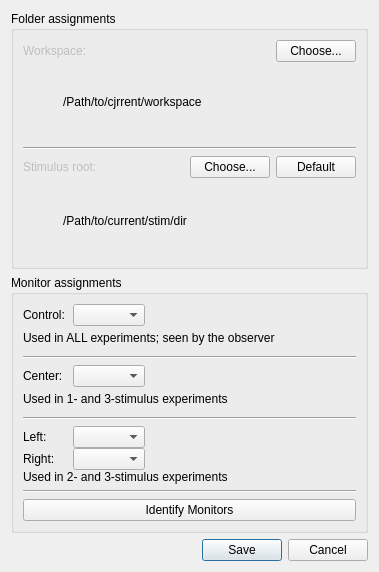
<?xml version="1.0" encoding="UTF-8"?>
<ui version="4.0">
 <class>GlobalPreferencesDialog</class>
 <widget class="QDialog" name="GlobalPreferencesDialog">
  <property name="geometry">
   <rect>
    <x>0</x>
    <y>0</y>
    <width>379</width>
    <height>572</height>
   </rect>
  </property>
  <property name="font">
   <font>
    <family>Arial</family>
   </font>
  </property>
  <property name="windowTitle">
   <string>Workspace Preferences</string>
  </property>
  <layout class="QVBoxLayout" name="verticalLayout_8">
   <item>
    <widget class="QGroupBox" name="groupBox">
     <property name="title">
      <string>Folder assignments</string>
     </property>
     <layout class="QVBoxLayout" name="verticalLayout_6">
      <item>
       <layout class="QVBoxLayout" name="verticalLayout">
        <property name="spacing">
         <number>0</number>
        </property>
        <item>
         <layout class="QHBoxLayout" name="horizontalLayout">
          <item>
           <widget class="QLabel" name="label">
            <property name="enabled">
             <bool>false</bool>
            </property>
            <property name="text">
             <string>Workspace:</string>
            </property>
           </widget>
          </item>
          <item>
           <spacer name="horizontalSpacer">
            <property name="orientation">
             <enum>Qt::Horizontal</enum>
            </property>
            <property name="sizeHint" stdset="0">
             <size>
              <width>28</width>
              <height>20</height>
             </size>
            </property>
           </spacer>
          </item>
          <item>
           <widget class="QPushButton" name="pbChooseWorkspace">
            <property name="text">
             <string>Choose...</string>
            </property>
           </widget>
          </item>
         </layout>
        </item>
        <item>
         <layout class="QHBoxLayout" name="horizontalLayout_2">
          <item>
           <spacer name="horizontalSpacer_2">
            <property name="orientation">
             <enum>Qt::Horizontal</enum>
            </property>
            <property name="sizeType">
             <enum>QSizePolicy::Fixed</enum>
            </property>
            <property name="sizeHint" stdset="0">
             <size>
              <width>40</width>
              <height>20</height>
             </size>
            </property>
           </spacer>
          </item>
          <item>
           <widget class="QLabel" name="lbCurrentWorkspace">
            <property name="font">
             <font>
              <family>Arial</family>
             </font>
            </property>
            <property name="text">
             <string>/Path/to/cjrrent/workspace</string>
            </property>
           </widget>
          </item>
         </layout>
        </item>
       </layout>
      </item>
      <item>
       <widget class="Line" name="line">
        <property name="orientation">
         <enum>Qt::Horizontal</enum>
        </property>
       </widget>
      </item>
      <item>
       <layout class="QVBoxLayout" name="verticalLayout_2">
        <item>
         <layout class="QHBoxLayout" name="horizontalLayout_3">
          <item>
           <widget class="QLabel" name="label_3">
            <property name="enabled">
             <bool>false</bool>
            </property>
            <property name="text">
             <string>Stimulus root:</string>
            </property>
           </widget>
          </item>
          <item>
           <spacer name="horizontalSpacer_3">
            <property name="orientation">
             <enum>Qt::Horizontal</enum>
            </property>
            <property name="sizeHint" stdset="0">
             <size>
              <width>13</width>
              <height>17</height>
             </size>
            </property>
           </spacer>
          </item>
          <item>
           <widget class="QPushButton" name="pbChooseStimulusDir">
            <property name="text">
             <string>Choose...</string>
            </property>
           </widget>
          </item>
          <item>
           <widget class="QPushButton" name="pbStimulusDirDefault">
            <property name="text">
             <string>Default</string>
            </property>
           </widget>
          </item>
         </layout>
        </item>
        <item>
         <layout class="QHBoxLayout" name="horizontalLayout_4">
          <item>
           <spacer name="horizontalSpacer_4">
            <property name="orientation">
             <enum>Qt::Horizontal</enum>
            </property>
            <property name="sizeType">
             <enum>QSizePolicy::Fixed</enum>
            </property>
            <property name="sizeHint" stdset="0">
             <size>
              <width>40</width>
              <height>20</height>
             </size>
            </property>
           </spacer>
          </item>
          <item>
           <widget class="QLabel" name="lbCurrentStimDir">
            <property name="font">
             <font>
              <family>Arial</family>
             </font>
            </property>
            <property name="text">
             <string>/Path/to/current/stim/dir</string>
            </property>
           </widget>
          </item>
         </layout>
        </item>
       </layout>
      </item>
     </layout>
    </widget>
   </item>
   <item>
    <widget class="QGroupBox" name="groupBox_2">
     <property name="title">
      <string>Monitor assignments</string>
     </property>
     <layout class="QVBoxLayout" name="verticalLayout_7">
      <item>
       <layout class="QVBoxLayout" name="verticalLayout_4">
        <property name="spacing">
         <number>0</number>
        </property>
        <item>
         <layout class="QHBoxLayout" name="horizontalLayout_8">
          <item>
           <widget class="QLabel" name="label_5">
            <property name="sizePolicy">
             <sizepolicy hsizetype="Fixed" vsizetype="Preferred">
              <horstretch>0</horstretch>
              <verstretch>0</verstretch>
             </sizepolicy>
            </property>
            <property name="minimumSize">
             <size>
              <width>50</width>
              <height>0</height>
             </size>
            </property>
            <property name="maximumSize">
             <size>
              <width>50</width>
              <height>16777215</height>
             </size>
            </property>
            <property name="font">
             <font>
              <family>Arial</family>
             </font>
            </property>
            <property name="text">
             <string>Control:</string>
            </property>
           </widget>
          </item>
          <item>
           <layout class="QHBoxLayout" name="horizontalLayout_6">
            <item>
             <widget class="QComboBox" name="cbControl">
              <property name="toolTip">
               <string>Expeimental control panel displayed on this monitor.</string>
              </property>
             </widget>
            </item>
            <item>
             <spacer name="horizontalSpacer_8">
              <property name="orientation">
               <enum>Qt::Horizontal</enum>
              </property>
              <property name="sizeHint" stdset="0">
               <size>
                <width>40</width>
                <height>20</height>
               </size>
              </property>
             </spacer>
            </item>
           </layout>
          </item>
         </layout>
        </item>
        <item>
         <widget class="QLabel" name="label_8">
          <property name="font">
           <font>
            <family>Arial</family>
            <pointsize>9</pointsize>
           </font>
          </property>
          <property name="text">
           <string>Used in ALL experiments; seen by the observer                      </string>
          </property>
         </widget>
        </item>
       </layout>
      </item>
      <item>
       <widget class="Line" name="line_3">
        <property name="orientation">
         <enum>Qt::Horizontal</enum>
        </property>
       </widget>
      </item>
      <item>
       <layout class="QVBoxLayout" name="verticalLayout_3">
        <property name="spacing">
         <number>0</number>
        </property>
        <item>
         <layout class="QHBoxLayout" name="horizontalLayout_10">
          <item>
           <widget class="QLabel" name="label_6">
            <property name="sizePolicy">
             <sizepolicy hsizetype="Fixed" vsizetype="Preferred">
              <horstretch>0</horstretch>
              <verstretch>0</verstretch>
             </sizepolicy>
            </property>
            <property name="minimumSize">
             <size>
              <width>50</width>
              <height>0</height>
             </size>
            </property>
            <property name="maximumSize">
             <size>
              <width>50</width>
              <height>16777215</height>
             </size>
            </property>
            <property name="font">
             <font>
              <family>Arial</family>
             </font>
            </property>
            <property name="text">
             <string>Center: </string>
            </property>
           </widget>
          </item>
          <item>
           <layout class="QHBoxLayout" name="horizontalLayout_7">
            <item>
             <widget class="QComboBox" name="cbCenter">
              <property name="toolTip">
               <string>Center monitor for Single stimulus experiments</string>
              </property>
             </widget>
            </item>
            <item>
             <spacer name="horizontalSpacer_6">
              <property name="orientation">
               <enum>Qt::Horizontal</enum>
              </property>
              <property name="sizeHint" stdset="0">
               <size>
                <width>40</width>
                <height>20</height>
               </size>
              </property>
             </spacer>
            </item>
           </layout>
          </item>
         </layout>
        </item>
        <item>
         <widget class="QLabel" name="label_2">
          <property name="font">
           <font>
            <family>Arial</family>
            <pointsize>9</pointsize>
           </font>
          </property>
          <property name="text">
           <string>Used in 1- and 3-stimulus experiments</string>
          </property>
         </widget>
        </item>
       </layout>
      </item>
      <item>
       <widget class="Line" name="line_2">
        <property name="orientation">
         <enum>Qt::Horizontal</enum>
        </property>
       </widget>
      </item>
      <item>
       <layout class="QVBoxLayout" name="verticalLayout_5">
        <property name="spacing">
         <number>0</number>
        </property>
        <item>
         <layout class="QHBoxLayout" name="horizontalLayout_11">
          <item>
           <widget class="QLabel" name="label_7">
            <property name="sizePolicy">
             <sizepolicy hsizetype="Fixed" vsizetype="Preferred">
              <horstretch>0</horstretch>
              <verstretch>0</verstretch>
             </sizepolicy>
            </property>
            <property name="minimumSize">
             <size>
              <width>50</width>
              <height>0</height>
             </size>
            </property>
            <property name="maximumSize">
             <size>
              <width>50</width>
              <height>16777215</height>
             </size>
            </property>
            <property name="text">
             <string>Left:</string>
            </property>
           </widget>
          </item>
          <item>
           <layout class="QHBoxLayout" name="horizontalLayout_5">
            <item>
             <widget class="QComboBox" name="cbLeft">
              <property name="toolTip">
               <string>Left monitor in &quot;Dual stimulus&quot; experiments</string>
              </property>
             </widget>
            </item>
            <item>
             <spacer name="horizontalSpacer_9">
              <property name="orientation">
               <enum>Qt::Horizontal</enum>
              </property>
              <property name="sizeHint" stdset="0">
               <size>
                <width>40</width>
                <height>20</height>
               </size>
              </property>
             </spacer>
            </item>
           </layout>
          </item>
         </layout>
        </item>
        <item>
         <layout class="QHBoxLayout" name="horizontalLayout_12">
          <item>
           <widget class="QLabel" name="label_9">
            <property name="sizePolicy">
             <sizepolicy hsizetype="Fixed" vsizetype="Preferred">
              <horstretch>0</horstretch>
              <verstretch>0</verstretch>
             </sizepolicy>
            </property>
            <property name="minimumSize">
             <size>
              <width>50</width>
              <height>0</height>
             </size>
            </property>
            <property name="maximumSize">
             <size>
              <width>50</width>
              <height>16777215</height>
             </size>
            </property>
            <property name="text">
             <string>Right:</string>
            </property>
           </widget>
          </item>
          <item>
           <layout class="QHBoxLayout" name="horizontalLayout_9">
            <item>
             <widget class="QComboBox" name="cbRight">
              <property name="toolTip">
               <string>Right monitor in &quot;Dual stimulus&quot; experiments</string>
              </property>
             </widget>
            </item>
            <item>
             <spacer name="horizontalSpacer_10">
              <property name="orientation">
               <enum>Qt::Horizontal</enum>
              </property>
              <property name="sizeHint" stdset="0">
               <size>
                <width>40</width>
                <height>20</height>
               </size>
              </property>
             </spacer>
            </item>
           </layout>
          </item>
         </layout>
        </item>
        <item>
         <widget class="QLabel" name="label_4">
          <property name="font">
           <font>
            <pointsize>9</pointsize>
           </font>
          </property>
          <property name="text">
           <string>Used in 2- and 3-stimulus experiments</string>
          </property>
         </widget>
        </item>
       </layout>
      </item>
      <item>
       <widget class="Line" name="line_4">
        <property name="orientation">
         <enum>Qt::Horizontal</enum>
        </property>
       </widget>
      </item>
      <item>
       <widget class="QPushButton" name="pbIdentify">
        <property name="text">
         <string>Identify Monitors</string>
        </property>
       </widget>
      </item>
     </layout>
    </widget>
   </item>
   <item>
    <widget class="QDialogButtonBox" name="buttonBox">
     <property name="orientation">
      <enum>Qt::Horizontal</enum>
     </property>
     <property name="standardButtons">
      <set>QDialogButtonBox::Cancel|QDialogButtonBox::Save</set>
     </property>
    </widget>
   </item>
  </layout>
 </widget>
 <resources/>
 <connections>
  <connection>
   <sender>buttonBox</sender>
   <signal>accepted()</signal>
   <receiver>GlobalPreferencesDialog</receiver>
   <slot>accept()</slot>
   <hints>
    <hint type="sourcelabel">
     <x>248</x>
     <y>254</y>
    </hint>
    <hint type="destinationlabel">
     <x>157</x>
     <y>274</y>
    </hint>
   </hints>
  </connection>
  <connection>
   <sender>buttonBox</sender>
   <signal>rejected()</signal>
   <receiver>GlobalPreferencesDialog</receiver>
   <slot>reject()</slot>
   <hints>
    <hint type="sourcelabel">
     <x>316</x>
     <y>260</y>
    </hint>
    <hint type="destinationlabel">
     <x>286</x>
     <y>274</y>
    </hint>
   </hints>
  </connection>
 </connections>
</ui>
